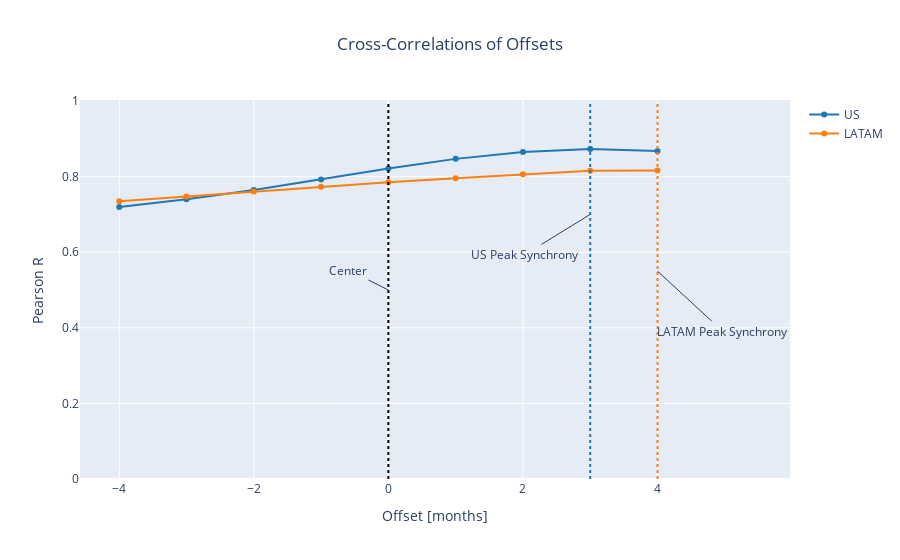

The notebook cell saved with this chart:
### Markdown cell above
## Visualizing Optimal Cross-Correlations
The price of oil was shifted by 8 months - 4 months backwards and 4 months forward. The Pearson correlation coefficients were stored in `rs`. The below visualization shows where the cross-correlation is the highest.

### Code cell
# the offset calculated in months, +1 accounts for index starting at 0
offset = np.argmax(rs) - np.ceil(len(rs) / 2) + 1
offset1 =  np.argmax(rs1) - np.ceil(len(rs1) / 2) + 1

# plotting the correlations: US and LATAM
trace1 = add_scatter([x for x in range(-int(len(rs) / 2), int(len(rs) / 2 + 1))], 
            rs, '#1f77b4', 'US')

trace2 = add_scatter([x for x in range(-int(len(rs1) / 2), int(len(rs1) / 2 + 1))], 
            rs1, '#ff7f0e', 'LATAM')


# plotting
fig = go.Figure(data=[trace1, trace2])

# formatting the plot
fig.update_layout(
    title = {'text': 'Cross-Correlations of Offsets',
             'x': 0.5,
             'xanchor': 'center'},
    xaxis_title = 'Offset [months]',
    yaxis_title = 'Pearson R'
)


# add peak indication and offset lines
fig.update_layout(
    shapes=[
        
        # center line
        dict(
            type='line',
            x0=0,
            y0=0,
            x1=0,
            y1=1,
            line=dict(
                dash='dot',
                color="black"
            )),

        # US offset line (max)
        dict(
            type='line',
            x0=offset,
            y0=0,
            x1=offset,
            y1=1,
            line=dict(
                dash='dot',
                color="#1f77b4"
            )),
        
        dict(
            type='line',
            x0=offset1,
            y0=0,
            x1=offset1,
            y1=1,
            line=dict(
                dash='dot',
                color="#ff7f0e"
            ))
        
        ],
    
    annotations=[
            dict(
                x=0,
                y=0.5,
                text='Center',
                ax=-40,
                ay=-20
                ),
        
            dict(
                    x=offset,
                    y=0.7,
                    text='US Peak Synchrony',
                    ax=-65,
                    ay=40
                ),

            dict(
                    x=offset1,
                    y=0.55,
                    text='LATAM Peak Synchrony',
                    ax=65,
                    ay=60
                )
        ])


fig.show()

### Figure 1 — Plotly figure (JSON) as saved in the notebook; plotly's stock layout.template omitted (floating-point values rounded to 4 significant figures)
{"data": [{"line": {"color": "#1f77b4"}, "name": "US", "type": "scatter", "x": [-4, -3, -2, -1, 0, 1, 2, 3, 4], "y": [0.7199, 0.7403, 0.7648, 0.7923, 0.8216, 0.8469, 0.8652, 0.8729, 0.868]}, {"line": {"color": "#ff7f0e"}, "name": "LATAM", "type": "scatter", "x": [-4, -3, -2, -1, 0, 1, 2, 3, 4], "y": [0.7348, 0.7476, 0.7606, 0.7731, 0.7851, 0.7956, 0.8063, 0.8156, 0.8159]}], "layout": {"annotations": [{"ax": -40, "ay": -20, "text": "Center", "x": 0, "y": 0.5}, {"ax": -65, "ay": 40, "text": "US Peak Synchrony", "x": 3, "y": 0.7}, {"ax": 65, "ay": 60, "text": "LATAM Peak Synchrony", "x": 4, "y": 0.55}], "shapes": [{"line": {"color": "black", "dash": "dot"}, "type": "line", "x0": 0, "x1": 0, "y0": 0, "y1": 1}, {"line": {"color": "#1f77b4", "dash": "dot"}, "type": "line", "x0": 3, "x1": 3, "y0": 0, "y1": 1}, {"line": {"color": "#ff7f0e", "dash": "dot"}, "type": "line", "x0": 4, "x1": 4, "y0": 0, "y1": 1}], "title": {"text": "Cross-Correlations of Offsets", "x": 0.5, "xanchor": "center"}, "xaxis": {"title": {"text": "Offset [months]"}}, "yaxis": {"title": {"text": "Pearson R"}}}}
